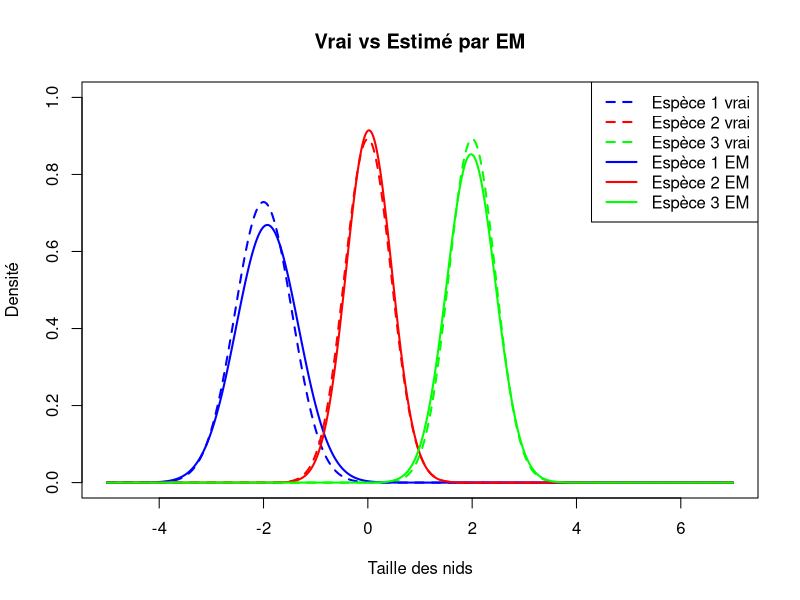
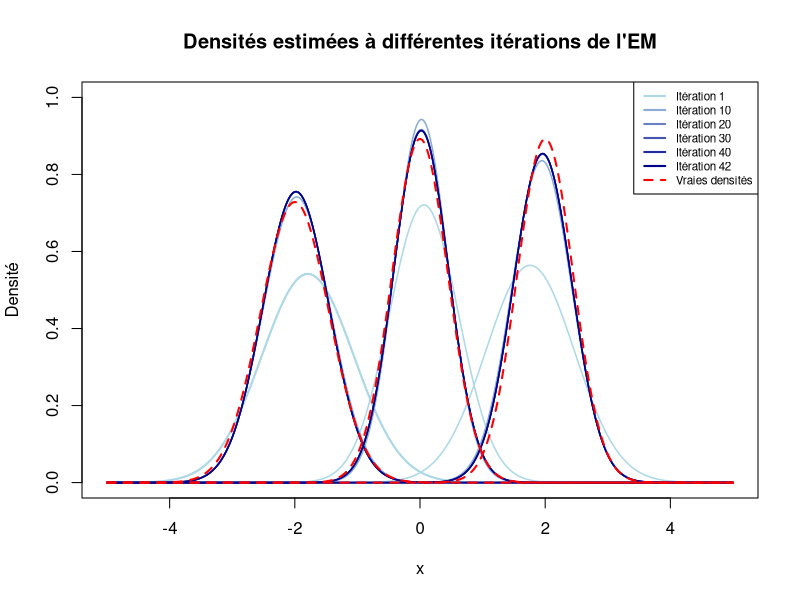

The R source for these figures, in order:
# ALGORITHME EM — Mélange de 3 gaussiennes
# alpha=(0.4, 0.4, 0.2)  mu=(-2, 0, 2)  var=(0.3, 0.2, 0.2)

## Paramètres vrais
K = 3
n = 1000
alpha_vrai = c(0.4, 0.4, 0.2)
mu_vrai = c(-2, 0, 2)
var_vrai = c(0.3, 0.2, 0.2)


## Simulation des données
estm_obs = function(n) {
  X = numeric(n)
  for (i in 1:n) {
    u = runif(1)
    if (u < 0.4) {
      X[i] = rnorm(1, mean = -2, sd = sqrt(0.3))
    } else if (u < 0.8) {
      X[i] = rnorm(1, mean = 0, sd = sqrt(0.2))
    } else {
      X[i] = rnorm(1, mean = 2, sd = sqrt(0.2))
    }
  }
  return(X)
}

X = estm_obs(n)


## Fonctions EM
gauss = function(x, mu, var) {
  dnorm(x, mean = mu, sd = sqrt(var))
}

etape_E = function(X, alpha, mu, var) {
  gamma = matrix(0, nrow = length(X), ncol = K)
  for (k in 1:K) {
    gamma[, k] = alpha[k] * gauss(X, mu[k], var[k])
  }
  for (i in 1:length(X)) {
    gamma[i, ] = gamma[i, ] / sum(gamma[i, ])
  }
  return(gamma)
}

etape_M = function(X, gamma) {
  
  n = length(X)
  alpha = numeric(K)
  mu = numeric(K)
  var = numeric(K)
  
  for (k in 1:K) {
    Nk = sum(gamma[, k])
    alpha[k] = Nk / n
    mu[k] = sum(gamma[, k] * X) / Nk
    var[k] = sum(gamma[, k] * (X - mu[k])^2) / Nk
  }
  
  return(list(alpha = alpha, mu = mu, var = var))
}


## Boucle EM

alpha_est = rep(1/K, K)
mu_est = c(-1.5, 0.2, 1.8)
var_est = rep(0.5, K)

for (iter in 1:200) {
  gamma = etape_E(X, alpha_est, mu_est, var_est)
  params = etape_M(X, gamma)
  alpha_old = alpha_est
  alpha_est = params$alpha
  mu_est = params$mu
  var_est = params$var
  if (iter > 1 && max(abs(alpha_est - alpha_old)) < 1e-6) {
    cat("Convergence à l'itération", iter, "\n")
    break
  }
}

for (k in 1:K) {
  cat("Espèce", k, ":\n")
  cat("  alpha  : estimé =", round(alpha_est[k], 3), " | vrai =", alpha_vrai[k], "\n")
  cat("  mu     : estimé =", round(mu_est[k],    3), " | vrai =", mu_vrai[k],    "\n")
  cat("  var    : estimé =", round(var_est[k],   3), " | vrai =", var_vrai[k],   "\n")
  cat("\n")
}

## Graphique
x_seq = seq(-5, 7, by = 0.01)
couleurs = c("blue", "red", "green")

# On initialise le graphique vide
plot(x_seq, gauss(x_seq, mu_vrai[1], var_vrai[1]),
     type = "l", lty = 2, col = couleurs[1], lwd = 2,
     xlab = "Taille des nids", ylab = "Densité",
     main = "Vrai vs Estimé par EM",
     ylim = c(0, 1))

# On ajoute les courbes vraies (pointillé)
for (k in 2:K) {
  lines(x_seq, gauss(x_seq, mu_vrai[k], var_vrai[k]),
        lty = 2, col = couleurs[k], lwd = 2)
}

# On ajoute les courbes estimées (trait plein)
for (k in 1:K) {
  lines(x_seq, gauss(x_seq, mu_est[k], var_est[k]),
        lty = 1, col = couleurs[k], lwd = 2)
}

# Légende
legend("topright",legend = c("Espèce 1 vrai", "Espèce 2 vrai", "Espèce 3 vrai",
                  "Espèce 1 EM",   "Espèce 2 EM",   "Espèce 3 EM"),
       col = c(couleurs, couleurs),lty    = c(2, 2, 2, 1, 1, 1),lwd = 2)



## Test de Kolmogorov-Smirnov sur le mélange estimé
# CDF du mélange : F(x) = sum_k alpha_k * Phi((x - mu_k) / sqrt(var_k))

X = estm_obs(n)

cdf_melange = function(x, alpha, mu, var) {
  sapply(x, function(xi) {
    sum(alpha * pnorm(xi, mean = mu, sd = sqrt(var)))
  })
}

# On passe la CDF comme fonction de distribution empirique à tester
ks_result = ks.test(X, function(x) cdf_melange(x, alpha_est, mu_est, var_est))
print(ks_result)


## Boucle EM avec stockage à itération 1, puis tous les 10
alpha_est = rep(1/K, K)
mu_est    = c(-1.5, 0.2, 1.8)
var_est   = rep(0.5, K)

pas = 10

alpha_list = list()
mu_list    = list()
var_list   = list()
iter_stock = c()

compteur = 1

for (iter in 1:200) {
  gamma  = etape_E(X, alpha_est, mu_est, var_est)
  params = etape_M(X, gamma)
  
  alpha_old = alpha_est
  alpha_est = params$alpha
  mu_est    = params$mu
  var_est   = params$var
  
  # On stocke à l'itération 1, puis tous les "pas" itérations
  if (iter == 1 || iter %% pas == 0) {
    alpha_list[[compteur]] = alpha_est
    mu_list[[compteur]]    = mu_est
    var_list[[compteur]]   = var_est
    iter_stock[compteur]   = iter
    compteur = compteur + 1
  }
  
  if (iter > 1 && max(abs(alpha_est - alpha_old)) < 1e-6) {
    cat("Convergence à l'itération", iter, "\n")
    # On stocke aussi la dernière itération si pas déjà fait
    if (iter %% pas != 0) {
      alpha_list[[compteur]] = alpha_est
      mu_list[[compteur]]    = mu_est
      var_list[[compteur]]   = var_est
      iter_stock[compteur]   = iter
    }
    break
  }
}

n_etapes = length(alpha_list)
x_seq    = seq(-5, 5, by = 0.01)

# Dégradé du clair (début) au foncé (convergence)
couleurs_etapes = colorRampPalette(c("lightblue", "darkblue"))(n_etapes)

## Graphique : évolution des composantes gaussiennes
plot(x_seq, gauss(x_seq, mu_list[[1]][1], var_list[[1]][1]),
     type = "l", col = couleurs_etapes[1], lwd = 2,
     xlab = "x", ylab = "Densité",
     main = "Densités estimées à différentes itérations de l'EM",
     ylim = c(0, 1))

# Pour chaque étape, on trace les 3 composantes
for (j in 1:n_etapes) {
  for (k in 1:K) {
    lines(x_seq, gauss(x_seq, mu_list[[j]][k], var_list[[j]][k]),
          col = couleurs_etapes[j], lwd = 1.5)
  }
}

# Vraies composantes en rouge pointillé
for (k in 1:K) {
  lines(x_seq, gauss(x_seq, mu_vrai[k], var_vrai[k]),
        col = "red", lwd = 2, lty = 2)
}

legend("topright",
       legend = c(paste("Itération", iter_stock), "Vraies densités"),
       col = c(couleurs_etapes, "red"),
       lty = c(rep(1, n_etapes), 2), lwd = 2, cex = 0.7)
